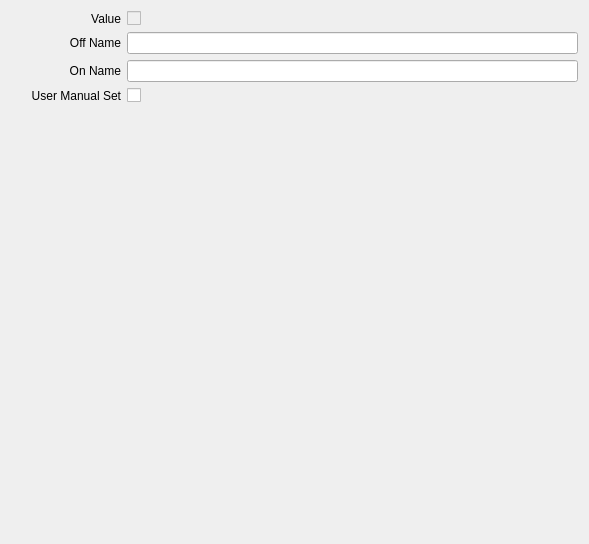
<?xml version="1.0" encoding="UTF-8"?>
<ui version="4.0">
 <class>Form</class>
 <widget class="QWidget" name="Form">
  <property name="geometry">
   <rect>
    <x>0</x>
    <y>0</y>
    <width>589</width>
    <height>544</height>
   </rect>
  </property>
  <property name="windowTitle">
   <string>Form</string>
  </property>
  <layout class="QVBoxLayout" name="verticalLayout">
   <item>
    <layout class="QFormLayout" name="formLayout">
     <item row="0" column="0">
      <widget class="QLabel" name="label_2">
       <property name="sizePolicy">
        <sizepolicy hsizetype="Preferred" vsizetype="Preferred">
         <horstretch>114</horstretch>
         <verstretch>0</verstretch>
        </sizepolicy>
       </property>
       <property name="minimumSize">
        <size>
         <width>110</width>
         <height>0</height>
        </size>
       </property>
       <property name="text">
        <string>Value</string>
       </property>
       <property name="alignment">
        <set>Qt::AlignRight|Qt::AlignTrailing|Qt::AlignVCenter</set>
       </property>
      </widget>
     </item>
     <item row="0" column="1">
      <widget class="QCheckBox" name="ui_value">
       <property name="enabled">
        <bool>false</bool>
       </property>
       <property name="text">
        <string/>
       </property>
      </widget>
     </item>
     <item row="1" column="0">
      <widget class="QLabel" name="label_6">
       <property name="minimumSize">
        <size>
         <width>110</width>
         <height>0</height>
        </size>
       </property>
       <property name="text">
        <string>Off Name</string>
       </property>
       <property name="alignment">
        <set>Qt::AlignRight|Qt::AlignTrailing|Qt::AlignVCenter</set>
       </property>
      </widget>
     </item>
     <item row="1" column="1">
      <widget class="QLineEdit" name="ui_off_name">
       <property name="enabled">
        <bool>true</bool>
       </property>
       <property name="readOnly">
        <bool>false</bool>
       </property>
      </widget>
     </item>
     <item row="2" column="0">
      <widget class="QLabel" name="label_3">
       <property name="minimumSize">
        <size>
         <width>110</width>
         <height>0</height>
        </size>
       </property>
       <property name="text">
        <string>On Name</string>
       </property>
       <property name="alignment">
        <set>Qt::AlignRight|Qt::AlignTrailing|Qt::AlignVCenter</set>
       </property>
      </widget>
     </item>
     <item row="2" column="1">
      <widget class="QLineEdit" name="ui_on_name">
       <property name="enabled">
        <bool>true</bool>
       </property>
       <property name="readOnly">
        <bool>false</bool>
       </property>
      </widget>
     </item>
     <item row="3" column="0">
      <widget class="QLabel" name="label_4">
       <property name="minimumSize">
        <size>
         <width>110</width>
         <height>0</height>
        </size>
       </property>
       <property name="text">
        <string>User Manual Set</string>
       </property>
       <property name="alignment">
        <set>Qt::AlignRight|Qt::AlignTrailing|Qt::AlignVCenter</set>
       </property>
      </widget>
     </item>
     <item row="3" column="1">
      <widget class="QCheckBox" name="ui_user_manual_set">
       <property name="text">
        <string/>
       </property>
      </widget>
     </item>
    </layout>
   </item>
   <item>
    <spacer name="verticalSpacer">
     <property name="orientation">
      <enum>Qt::Vertical</enum>
     </property>
     <property name="sizeHint" stdset="0">
      <size>
       <width>20</width>
       <height>40</height>
      </size>
     </property>
    </spacer>
   </item>
  </layout>
 </widget>
 <resources/>
 <connections/>
</ui>
